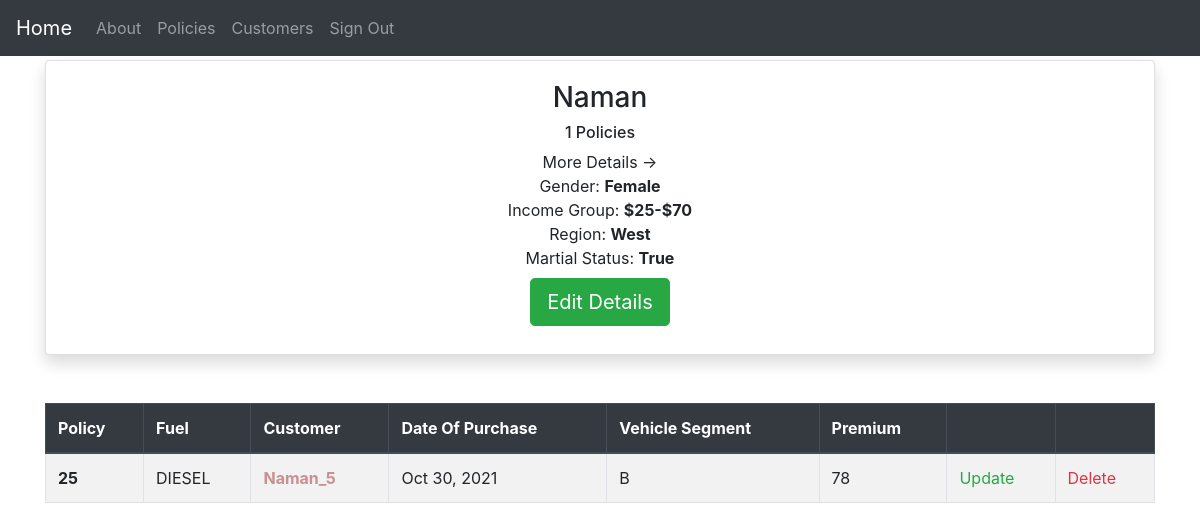
Page /customers/5 (signed in) on the earlier database version.
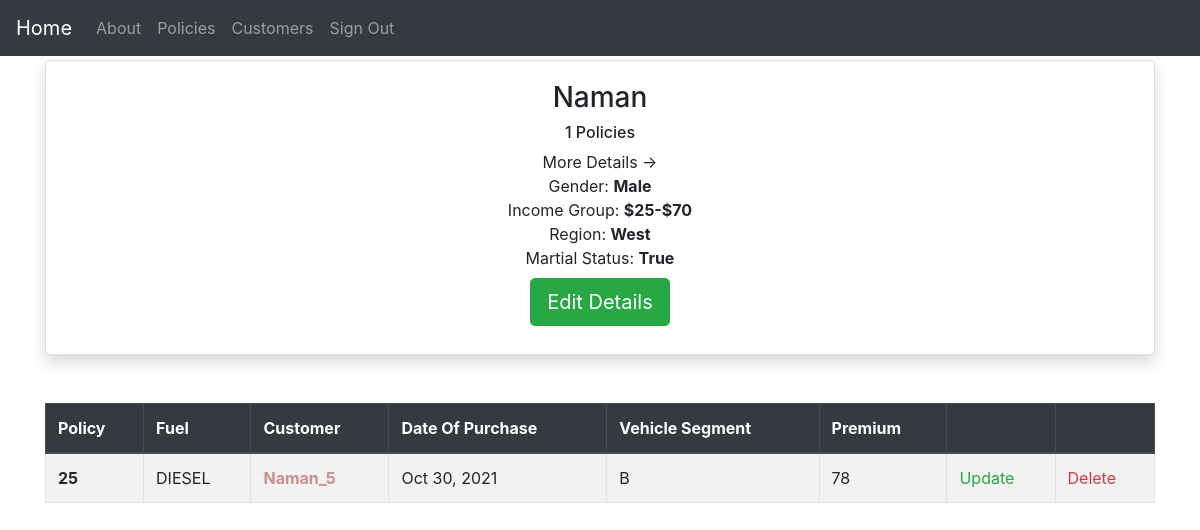
Same page on the later database version.
### insurance/base/models.py (models this page shows, shortened)
class BaseModel(models.Model):
    created_at = models.DateTimeField(auto_now_add=True)
    updated_at = models.DateTimeField(auto_now=True)
    class Meta:
        abstract = True

class Customer(BaseModel):
    GENDER_CHOICES = (
        ("Male", "Male"),
        ("Female", "Female"),
        ("Other", "Other"),
    )
    INCOME_CHOICES = (
        ("0-25k", "0-$25k"),
        (">$70", ">$70K"),
        ("$25-$70", "$25-$70K"),
    )
    REGION_CHOICES = (
        ("east", "east"),
        ("west", "west"),
        ("south", "south"),
        ("north", "north"),
    )
    name = models.CharField(max_length=50)
    gender = models.CharField(max_length=50, choices=GENDER_CHOICES)
    income_group = models.CharField(max_length=50, choices=INCOME_CHOICES)
    region = models.CharField(max_length=50, choices=REGION_CHOICES)
    marital_status = models.BooleanField(default=False)
    class Meta:
        verbose_name = "Customer"
        verbose_name_plural = "Customers"
    def __str__(self):
        return f"{self.name}_{self.id}"

class Policy(BaseModel):
    FUEL_CHOICES = (
        ("CNG", "cng"),
        ("DIESEL", "diesel"),
        ("PETROL", "petrol"),
    )
    VEHICLE_SEGMENT = (
        ("A", "A"),
        ("B", "B"),
        ("C", "C"),
    )
    fuel = models.CharField(max_length=50, choices=FUEL_CHOICES)
    customer = models.ForeignKey(
        Customer, related_name="policies", on_delete=models.CASCADE
    )
    vehicle_segment = models.CharField(max_length=50, choices=VEHICLE_SEGMENT)
    premium = models.IntegerField(
        validators=[MinValueValidator(0), MaxValueValidator(100000)]
    )
    class Meta:
        verbose_name = "Policy"
        verbose_name_plural = "Policies"
        ordering = ("created_at",)

### insurance/base/views.py (the view)
# urls.py: path("customers/<str:pk>", view=customer_detail, name="customerDetail"),
@login_required(login_url="account_login")
def customer_detail(request, pk):
    customer = Customer.objects.get(id=pk)
    policies = customer.policies.all()
    context = {
        'customer': customer,
        'policies': policies,
    }
    return render(request, "customer/detail.html", context)

### insurance/utils/context_processors.py (called while the page is built)
def settings_context(_request):
    return {"DEBUG": settings.DEBUG}

### insurance/templates/customer/detail.html (shortened to what this page needs)
{% extends 'base.html' %}
{% block content %}
<div class="card shadow li-3 mb-5 bg-white rounded">
  <div class="card-body text-center ">
    <h3>
      {{customer.name|title}}
    </h3>
    <h6>{{policies.count}} Policies</h6>
    <ul>More Details ->
      <li>Gender: <span class="font-weight-bold"> {{customer.gender|title}}</span></li>
      <li>Income Group: <span class="font-weight-bold">{{customer.income_group}}</span></li>
      <li>Region: <span class="font-weight-bold"> {{customer.region|title}}</span></li>
      <li>Martial Status: <span class="font-weight-bold">{{customer.marital_status|title}}</span></li>
    </ul>
    <a href="{% url 'base:updateCustomer' customer.id %}" class="btn btn-success btn-lg my-2" role="button"
      aria-disabled="true">Edit Details</a>
  </div>
</div>
{% include 'policy/policy_table.html' %}
{% endblock %}

### insurance/templates/base.html (shortened to what this page needs)
{% load static i18n %}
<!DOCTYPE html>
<html lang="en">
<head>
  {% block css %}
  <link href="https://stackpath.bootstrapcdn.com/bootstrap/4.3.1/css/bootstrap.min.css" rel="stylesheet"
>
  <link href="{% static 'css/project.css' %}" rel="stylesheet">
  {% endblock %}
</head>
<body>
  <div class="mb-1">
    <nav class="navbar navbar-expand-md navbar-dark bg-dark">
      {% if request.user.is_authenticated %}
      <a class="navbar-brand" href="{% url 'users:detail' request.user.username  %}">{% translate "Home" %}</a>
      {% else %}
      <a class="navbar-brand" href="{% url 'home' %}">Insurance</a>
      {% endif %}
      <div class="collapse navbar-collapse" id="navbarSupportedContent">
        <ul class="navbar-nav mr-auto">
          {% if request.user.is_authenticated %}
          <li class="nav-item">
            <a class="nav-link" href="{% url 'about' %}">About</a>
          </li>
          {% endif %}
          {% if request.user.is_authenticated %}
          <li class="nav-item">
            <a class="nav-link" href="{% url 'base:policies' %}">{% translate "Policies" %}</a>
          </li>
          <li class="nav-item">
            <a class="nav-link" href="{% url 'base:customers' %}">{% translate "Customers" %}</a>
          </li>
          <li class="nav-item">
            <a class="nav-link" href="{% url 'account_logout' %}">{% translate "Sign Out" %}</a>
          </li>
          {% endif %}
        </ul>
      </div>
    </nav>
  </div>
  <div class="container">
    {% block content %}
    {% endblock content %}
  </div>
</body>
</html>

### insurance/templates/policy/policy_table.html (shortened to what this page needs)
<table class="table table-bordered table-striped">
  <thead class="thead-dark">
    <tr>
      <th scope="col"><a href="?order_by=id">Policy</a></th>
      <th scope="col"><a href="?order_by=fuel">Fuel</a></th>
      <th scope="col"><a href="?order_by=customer">Customer</a></th>
      <th scope="col"><a href="?order_by=created_at">Date Of Purchase</a></th>
      <th scope="col"><a href="?order_by=vehicle_segment">Vehicle Segment</a></th>
      <th scope="col"><a href="?order_by=premium">Premium</a></th>
      <th scope="col"></th>
      <th scope="col"></th>
    </tr>
  </thead>
  <tbody>
    {% for policy in policies %}
    <tr>
      <th scope="row">{{ policy.id }}</th>
      <td>{{policy.fuel}}</td>
      <td class="font-weight-bold">
        <a href="{% url 'base:customerDetail' policy.customer.id %}">
          {{policy.customer}}
        </a>
      </td>
      <td>{{policy.created_at | date:"M d, Y" }}</td>
      <td>{{policy.vehicle_segment}}</td>
      <td>{{policy.premium}}</td>
      <td>
        <a href="{% url 'base:updatePolicy' policy.id %}" class="text-success">Update</a>
      </td>
      <td>
        <a href="{% url 'base:deletePolicy' policy.id %}" class="text-danger">Delete</a>
      </td>
    </tr>
    {% endfor %}
  </tbody>
</table>

### insurance/static/css/project.css (style rules this page uses)
a { color: rgb(202, 143, 143); text-decoration: none; transition: all 0.5s; }

### insurance/templates/customer/detail.html (style rules this page uses)
ul { list-style-type: none; margin: 0; padding: 0; }

### insurance/templates/policy/policy_table.html (style rules this page uses)
th>a { color: white; }

Differences in the rows shown:
changed Customer "Naman": gender "Female" → "Male"
